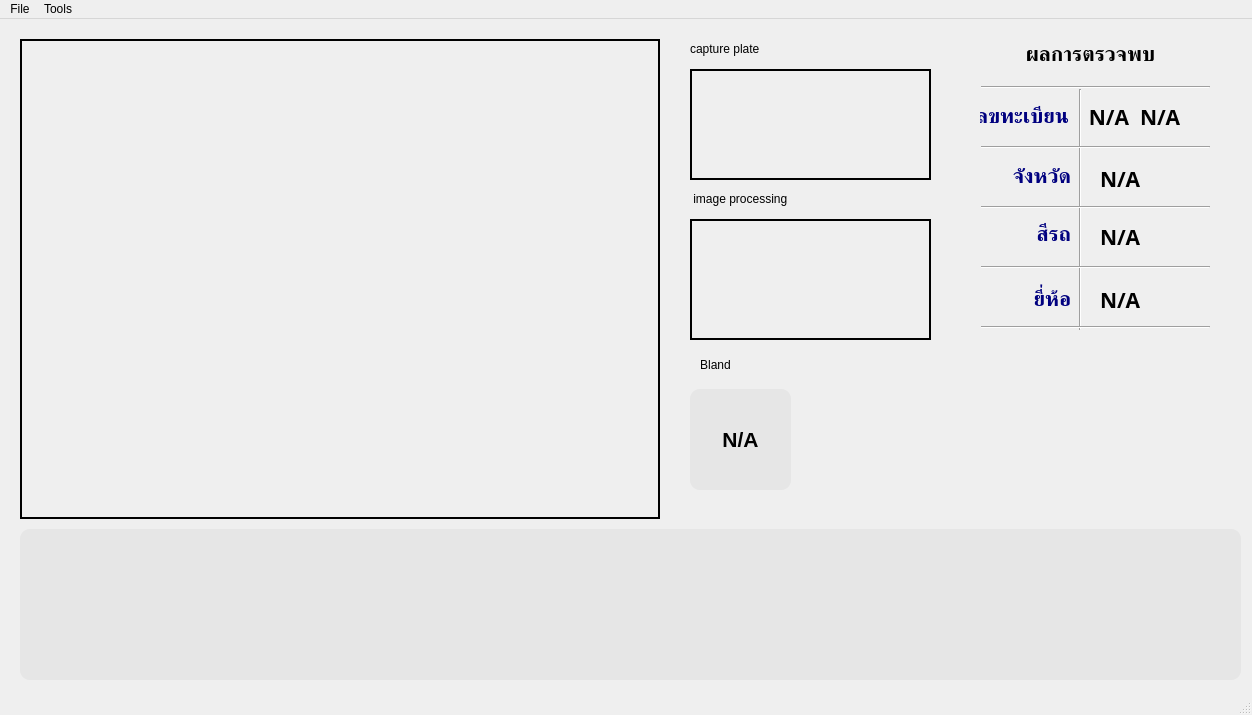
<?xml version="1.0" encoding="UTF-8"?>
<ui version="4.0">
 <class>MainWindow</class>
 <widget class="QMainWindow" name="MainWindow">
  <property name="geometry">
   <rect>
    <x>0</x>
    <y>0</y>
    <width>1252</width>
    <height>715</height>
   </rect>
  </property>
  <property name="windowTitle">
   <string>Air Base Security</string>
  </property>
  <widget class="QWidget" name="centralwidget">
   <widget class="QLabel" name="ShowImage">
    <property name="geometry">
     <rect>
      <x>20</x>
      <y>20</y>
      <width>640</width>
      <height>480</height>
     </rect>
    </property>
    <property name="frameShape">
     <enum>QFrame::Box</enum>
    </property>
    <property name="lineWidth">
     <number>2</number>
    </property>
    <property name="text">
     <string/>
    </property>
    <property name="scaledContents">
     <bool>false</bool>
    </property>
   </widget>
   <widget class="QLabel" name="ShowImage_Plate">
    <property name="geometry">
     <rect>
      <x>690</x>
      <y>50</y>
      <width>241</width>
      <height>111</height>
     </rect>
    </property>
    <property name="frameShape">
     <enum>QFrame::Box</enum>
    </property>
    <property name="frameShadow">
     <enum>QFrame::Plain</enum>
    </property>
    <property name="lineWidth">
     <number>2</number>
    </property>
    <property name="text">
     <string/>
    </property>
    <property name="alignment">
     <set>Qt::AlignCenter</set>
    </property>
   </widget>
   <widget class="QLabel" name="ShowImage_Plate_2">
    <property name="geometry">
     <rect>
      <x>690</x>
      <y>200</y>
      <width>241</width>
      <height>121</height>
     </rect>
    </property>
    <property name="frameShape">
     <enum>QFrame::Box</enum>
    </property>
    <property name="lineWidth">
     <number>2</number>
    </property>
    <property name="text">
     <string/>
    </property>
    <property name="alignment">
     <set>Qt::AlignCenter</set>
    </property>
   </widget>
   <widget class="QLabel" name="label_5">
    <property name="geometry">
     <rect>
      <x>690</x>
      <y>20</y>
      <width>241</width>
      <height>20</height>
     </rect>
    </property>
    <property name="text">
     <string>capture plate</string>
    </property>
   </widget>
   <widget class="QLabel" name="label_6">
    <property name="geometry">
     <rect>
      <x>690</x>
      <y>170</y>
      <width>241</width>
      <height>20</height>
     </rect>
    </property>
    <property name="text">
     <string> image processing</string>
    </property>
   </widget>
   <widget class="QListWidget" name="listWidget">
    <property name="geometry">
     <rect>
      <x>20</x>
      <y>510</y>
      <width>1221</width>
      <height>151</height>
     </rect>
    </property>
    <property name="styleSheet">
     <string notr="true">background-color: rgba(0, 0, 0,10);
border-radius: 10px; 
</string>
    </property>
    <property name="verticalScrollBarPolicy">
     <enum>Qt::ScrollBarAlwaysOff</enum>
    </property>
    <property name="iconSize">
     <size>
      <width>130</width>
      <height>180</height>
     </size>
    </property>
   </widget>
   <widget class="QLabel" name="ShowImage_Bland">
    <property name="geometry">
     <rect>
      <x>690</x>
      <y>370</y>
      <width>101</width>
      <height>101</height>
     </rect>
    </property>
    <property name="font">
     <font>
      <pointsize>16</pointsize>
      <bold>true</bold>
     </font>
    </property>
    <property name="styleSheet">
     <string notr="true">background-color: rgba(0, 0, 0,10);
border-radius: 10px; </string>
    </property>
    <property name="text">
     <string>N/A</string>
    </property>
    <property name="alignment">
     <set>Qt::AlignCenter</set>
    </property>
   </widget>
   <widget class="QLabel" name="label_7">
    <property name="geometry">
     <rect>
      <x>690</x>
      <y>330</y>
      <width>51</width>
      <height>31</height>
     </rect>
    </property>
    <property name="font">
     <font>
      <pointsize>9</pointsize>
      <bold>false</bold>
     </font>
    </property>
    <property name="text">
     <string>Bland</string>
    </property>
    <property name="alignment">
     <set>Qt::AlignCenter</set>
    </property>
   </widget>
   <widget class="QLabel" name="label_2">
    <property name="geometry">
     <rect>
      <x>980</x>
      <y>80</y>
      <width>89</width>
      <height>36</height>
     </rect>
    </property>
    <property name="sizePolicy">
     <sizepolicy hsizetype="Fixed" vsizetype="Fixed">
      <horstretch>0</horstretch>
      <verstretch>0</verstretch>
     </sizepolicy>
    </property>
    <property name="font">
     <font>
      <family>TH SarabunPSK</family>
      <pointsize>16</pointsize>
      <bold>true</bold>
     </font>
    </property>
    <property name="styleSheet">
     <string notr="true">color: rgb(0, 0, 127);</string>
    </property>
    <property name="text">
     <string>เลขทะเบียน</string>
    </property>
    <property name="alignment">
     <set>Qt::AlignRight|Qt::AlignTrailing|Qt::AlignVCenter</set>
    </property>
   </widget>
   <widget class="QLabel" name="PlateNumber">
    <property name="geometry">
     <rect>
      <x>1070</x>
      <y>90</y>
      <width>59</width>
      <height>16</height>
     </rect>
    </property>
    <property name="sizePolicy">
     <sizepolicy hsizetype="Preferred" vsizetype="Ignored">
      <horstretch>0</horstretch>
      <verstretch>0</verstretch>
     </sizepolicy>
    </property>
    <property name="font">
     <font>
      <family>TH SarabunPSK</family>
      <pointsize>16</pointsize>
      <bold>true</bold>
     </font>
    </property>
    <property name="text">
     <string>N/A</string>
    </property>
    <property name="textFormat">
     <enum>Qt::PlainText</enum>
    </property>
    <property name="alignment">
     <set>Qt::AlignRight|Qt::AlignTrailing|Qt::AlignVCenter</set>
    </property>
   </widget>
   <widget class="QLabel" name="PlateNumber2">
    <property name="geometry">
     <rect>
      <x>1140</x>
      <y>90</y>
      <width>58</width>
      <height>16</height>
     </rect>
    </property>
    <property name="sizePolicy">
     <sizepolicy hsizetype="Preferred" vsizetype="Maximum">
      <horstretch>0</horstretch>
      <verstretch>0</verstretch>
     </sizepolicy>
    </property>
    <property name="font">
     <font>
      <family>TH SarabunPSK</family>
      <pointsize>16</pointsize>
      <bold>true</bold>
     </font>
    </property>
    <property name="frameShape">
     <enum>QFrame::NoFrame</enum>
    </property>
    <property name="text">
     <string>N/A</string>
    </property>
    <property name="alignment">
     <set>Qt::AlignLeading|Qt::AlignLeft|Qt::AlignVCenter</set>
    </property>
   </widget>
   <widget class="QLabel" name="label_4">
    <property name="geometry">
     <rect>
      <x>980</x>
      <y>140</y>
      <width>91</width>
      <height>36</height>
     </rect>
    </property>
    <property name="sizePolicy">
     <sizepolicy hsizetype="Preferred" vsizetype="Preferred">
      <horstretch>0</horstretch>
      <verstretch>0</verstretch>
     </sizepolicy>
    </property>
    <property name="font">
     <font>
      <family>TH SarabunPSK</family>
      <pointsize>16</pointsize>
      <bold>true</bold>
     </font>
    </property>
    <property name="styleSheet">
     <string notr="true">color: rgb(0, 0, 127);</string>
    </property>
    <property name="text">
     <string>จังหวัด</string>
    </property>
    <property name="alignment">
     <set>Qt::AlignRight|Qt::AlignTrailing|Qt::AlignVCenter</set>
    </property>
   </widget>
   <widget class="QLabel" name="PlateNumber_Province">
    <property name="geometry">
     <rect>
      <x>1100</x>
      <y>150</y>
      <width>91</width>
      <height>20</height>
     </rect>
    </property>
    <property name="sizePolicy">
     <sizepolicy hsizetype="Preferred" vsizetype="Fixed">
      <horstretch>0</horstretch>
      <verstretch>0</verstretch>
     </sizepolicy>
    </property>
    <property name="font">
     <font>
      <family>TH SarabunPSK</family>
      <pointsize>16</pointsize>
      <bold>true</bold>
     </font>
    </property>
    <property name="autoFillBackground">
     <bool>false</bool>
    </property>
    <property name="text">
     <string>N/A</string>
    </property>
    <property name="textFormat">
     <enum>Qt::PlainText</enum>
    </property>
    <property name="alignment">
     <set>Qt::AlignLeading|Qt::AlignLeft|Qt::AlignVCenter</set>
    </property>
   </widget>
   <widget class="QLabel" name="label">
    <property name="geometry">
     <rect>
      <x>980</x>
      <y>200</y>
      <width>91</width>
      <height>31</height>
     </rect>
    </property>
    <property name="font">
     <font>
      <family>TH SarabunPSK</family>
      <pointsize>16</pointsize>
      <bold>true</bold>
     </font>
    </property>
    <property name="styleSheet">
     <string notr="true">color: rgb(0, 0, 127);</string>
    </property>
    <property name="text">
     <string>สีรถ</string>
    </property>
    <property name="alignment">
     <set>Qt::AlignRight|Qt::AlignTrailing|Qt::AlignVCenter</set>
    </property>
   </widget>
   <widget class="QLabel" name="Color">
    <property name="geometry">
     <rect>
      <x>1100</x>
      <y>210</y>
      <width>91</width>
      <height>16</height>
     </rect>
    </property>
    <property name="font">
     <font>
      <family>TH SarabunPSK</family>
      <pointsize>16</pointsize>
      <bold>true</bold>
     </font>
    </property>
    <property name="text">
     <string>N/A</string>
    </property>
   </widget>
   <widget class="QLabel" name="label_3">
    <property name="geometry">
     <rect>
      <x>980</x>
      <y>260</y>
      <width>91</width>
      <height>41</height>
     </rect>
    </property>
    <property name="font">
     <font>
      <family>TH SarabunPSK</family>
      <pointsize>16</pointsize>
      <bold>true</bold>
     </font>
    </property>
    <property name="styleSheet">
     <string notr="true">color: rgb(0, 0, 127);</string>
    </property>
    <property name="text">
     <string>ยี่ห้อ</string>
    </property>
    <property name="alignment">
     <set>Qt::AlignRight|Qt::AlignTrailing|Qt::AlignVCenter</set>
    </property>
   </widget>
   <widget class="QLabel" name="brand">
    <property name="geometry">
     <rect>
      <x>1100</x>
      <y>270</y>
      <width>121</width>
      <height>21</height>
     </rect>
    </property>
    <property name="font">
     <font>
      <family>TH SarabunPSK</family>
      <pointsize>16</pointsize>
      <bold>true</bold>
     </font>
    </property>
    <property name="text">
     <string>N/A</string>
    </property>
   </widget>
   <widget class="Line" name="line">
    <property name="geometry">
     <rect>
      <x>1070</x>
      <y>70</y>
      <width>20</width>
      <height>241</height>
     </rect>
    </property>
    <property name="orientation">
     <enum>Qt::Vertical</enum>
    </property>
   </widget>
   <widget class="QLabel" name="label_8">
    <property name="geometry">
     <rect>
      <x>1020</x>
      <y>20</y>
      <width>141</width>
      <height>31</height>
     </rect>
    </property>
    <property name="font">
     <font>
      <family>TH SarabunPSK</family>
      <pointsize>16</pointsize>
      <bold>true</bold>
     </font>
    </property>
    <property name="text">
     <string>ผลการตรวจพบ</string>
    </property>
    <property name="alignment">
     <set>Qt::AlignCenter</set>
    </property>
   </widget>
   <widget class="QLabel" name="label_9">
    <property name="geometry">
     <rect>
      <x>820</x>
      <y>360</y>
      <width>141</width>
      <height>101</height>
     </rect>
    </property>
    <property name="text">
     <string/>
    </property>
    <property name="pixmap">
     <pixmap resource="resource.qrc">:/RTAF.png</pixmap>
    </property>
    <property name="scaledContents">
     <bool>true</bool>
    </property>
   </widget>
   <widget class="QLabel" name="label_10">
    <property name="geometry">
     <rect>
      <x>970</x>
      <y>350</y>
      <width>131</width>
      <height>131</height>
     </rect>
    </property>
    <property name="text">
     <string/>
    </property>
    <property name="pixmap">
     <pixmap resource="resource.qrc">:/115139.png</pixmap>
    </property>
    <property name="scaledContents">
     <bool>true</bool>
    </property>
   </widget>
   <widget class="QLabel" name="label_11">
    <property name="geometry">
     <rect>
      <x>1120</x>
      <y>360</y>
      <width>111</width>
      <height>111</height>
     </rect>
    </property>
    <property name="text">
     <string/>
    </property>
    <property name="pixmap">
     <pixmap resource="resource.qrc">:/M solar X star.png</pixmap>
    </property>
    <property name="scaledContents">
     <bool>true</bool>
    </property>
   </widget>
   <widget class="Line" name="line_4">
    <property name="geometry">
     <rect>
      <x>981</x>
      <y>120</y>
      <width>229</width>
      <height>16</height>
     </rect>
    </property>
    <property name="orientation">
     <enum>Qt::Horizontal</enum>
    </property>
   </widget>
   <widget class="Line" name="line_5">
    <property name="geometry">
     <rect>
      <x>981</x>
      <y>180</y>
      <width>229</width>
      <height>16</height>
     </rect>
    </property>
    <property name="orientation">
     <enum>Qt::Horizontal</enum>
    </property>
   </widget>
   <widget class="Line" name="line_8">
    <property name="geometry">
     <rect>
      <x>981</x>
      <y>240</y>
      <width>229</width>
      <height>16</height>
     </rect>
    </property>
    <property name="orientation">
     <enum>Qt::Horizontal</enum>
    </property>
   </widget>
   <widget class="Line" name="line_6">
    <property name="geometry">
     <rect>
      <x>981</x>
      <y>300</y>
      <width>229</width>
      <height>16</height>
     </rect>
    </property>
    <property name="orientation">
     <enum>Qt::Horizontal</enum>
    </property>
   </widget>
   <widget class="Line" name="line_7">
    <property name="geometry">
     <rect>
      <x>981</x>
      <y>60</y>
      <width>229</width>
      <height>16</height>
     </rect>
    </property>
    <property name="orientation">
     <enum>Qt::Horizontal</enum>
    </property>
   </widget>
  </widget>
  <widget class="QMenuBar" name="menubar">
   <property name="geometry">
    <rect>
     <x>0</x>
     <y>0</y>
     <width>1252</width>
     <height>26</height>
    </rect>
   </property>
   <widget class="QMenu" name="menuFile">
    <property name="title">
     <string>File</string>
    </property>
    <addaction name="actionOpen"/>
    <addaction name="actionExit"/>
   </widget>
   <widget class="QMenu" name="menuTools">
    <property name="title">
     <string>Tools</string>
    </property>
    <addaction name="actionconfiguration"/>
   </widget>
   <addaction name="menuFile"/>
   <addaction name="menuTools"/>
  </widget>
  <widget class="QStatusBar" name="statusbar"/>
  <action name="actionOpen">
   <property name="text">
    <string>Open</string>
   </property>
  </action>
  <action name="actionExit">
   <property name="text">
    <string>Exit</string>
   </property>
  </action>
  <action name="actionconfiguration">
   <property name="text">
    <string>configuration</string>
   </property>
  </action>
 </widget>
 <resources>
  <include location="resource.qrc"/>
 </resources>
 <connections/>
</ui>
